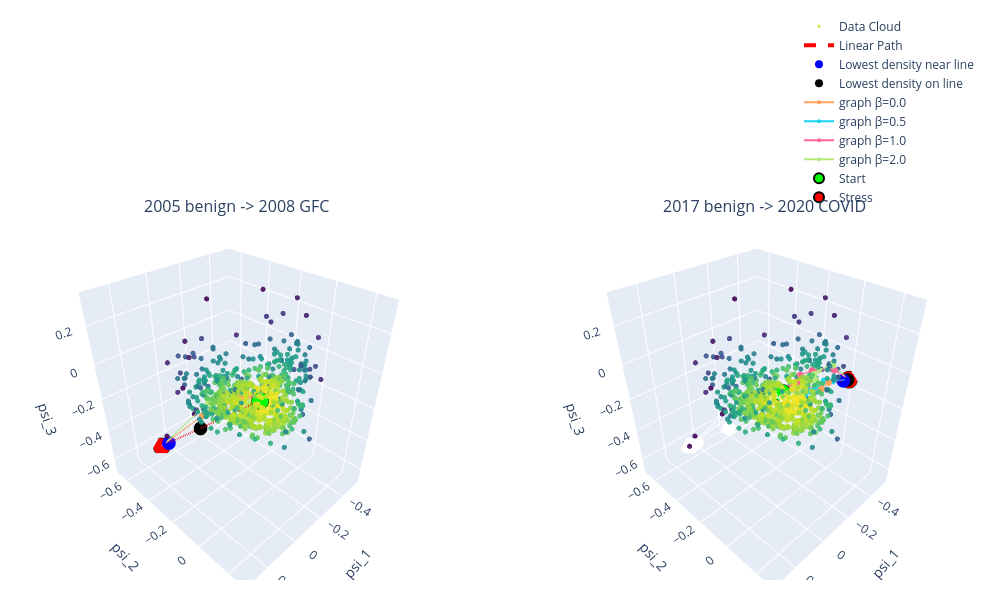

The notebook cell saved with this chart:
### Markdown cell above
### Reading the result

The dissertation claim is operationalised by two columns: **min_density** (higher is better, the path
stays in historically populated regions) and **max_NNdist_to_cloud** (lower is better, the path stays
near observed data). The linear path should show the lowest min-density and the largest
NN-distance (it cuts through the void); the graph paths, even at beta=0, cannot leave the data
because there are no edges across empty regions, and beta>0 pushes them further into dense regions.


The density function looked wrong in the above plot, the black point in the GFC plot looked to be in a high density region. Plotting all 3 dimensions below reveals that it is actually in a low density area and I now believe that the function is working properly.

### Code cell
betas = [0.0, 0.5, 1.0, 2.0]

num_pairs = len(pairs)
fig = make_subplots(rows=1, cols=num_pairs, subplot_titles=list(pairs.keys()),
                    specs=[[{'type': 'scene'} for _ in range(num_pairs)]])

for col_idx, (name, (s, e)) in enumerate(pairs.items(), start=1):
    fig.add_trace(go.Scatter3d(x=Psi[:, 0], y=Psi[:, 1], z=Psi[:, 2], mode='markers', 
                               marker=dict(size=3, color=-V, colorscale='Viridis', 
                                           opacity=0.9, showscale=False), name='Data Cloud',
                                             legendgroup=name, showlegend=(col_idx == 1)), row=1, col=col_idx)
    
    lin = np.linspace(Psi[s], Psi[e], 40)
    lmin, lmean, llmin, llmean, lnn, nn_idx, lin_idx = lin_interior_min_mean(s, e, h)
    
    fig.add_trace(go.Scatter3d(x=lin[:, 0], y=lin[:, 1], z=lin[:, 2],
                               mode='lines', line=dict(color='red', width=4, dash='dash'),
                               name='Linear Path', legendgroup=name, showlegend=(col_idx == 1)),
                               row=1, col=col_idx)
    
    fig.add_trace(go.Scatter3d(x=[lin[nn_idx+1, 0]], y=[lin[nn_idx+1, 1]], z=[lin[nn_idx+1, 2]],
                                mode='markers', marker=dict(size=8, color='blue'), name='Lowest density near line',
                                legendgroup=name, showlegend=(col_idx == 1)), row=1, col=col_idx)
    
    fig.add_trace(go.Scatter3d(x=[lin[lin_idx+1, 0]], y=[lin[lin_idx+1, 1]], z=[lin[lin_idx+1, 2]], mode='markers', 
                               marker=dict(size=8, color='black'), name='Lowest density on line', legendgroup=name, 
                               showlegend=(col_idx == 1)), row=1, col=col_idx)
    
    for beta in betas:
        p = graph_path(beta, s, e); P = Psi[p]
        
        fig.add_trace(go.Scatter3d(x=P[:, 0], y=P[:, 1], z=P[:, 2], mode='lines+markers', marker=dict(size=4),
                                   name=f"graph β={beta}", legendgroup=name, showlegend=(col_idx == 1)), row=1, col=col_idx)
        
    fig.add_trace(go.Scatter3d(x=[Psi[s, 0]], y=[Psi[s, 1]], z=[Psi[s, 2]], mode='markers', 
                               marker=dict(size=10, color='lime', line=dict(color='black', width=2)),
                               name='Start', legendgroup=name, showlegend=(col_idx == 1)), row=1, col=col_idx)
    
    fig.add_trace(
        go.Scatter3d(x=[Psi[e, 0]], y=[Psi[e, 1]], z=[Psi[e, 2]], mode='markers',
                     marker=dict(size=10, color='red', line=dict(color='black', width=2)),
                     name='Stress', legendgroup=name, showlegend=(col_idx == 1)), row=1, col=col_idx)

    fig.update_scenes(xaxis_title=r'psi_1', yaxis_title='psi_2', zaxis_title=r'psi_3', row=1, col=col_idx)

fig.update_layout(height=600, width=500 * num_pairs, margin=dict(l=20, r=20, t=40, b=20), 
                  legend=dict(orientation="h", yanchor="bottom", y=1.02, xanchor="right", x=1))

fig.show()

### Figure 1 — Plotly figure (JSON) as saved in the notebook; plotly's stock layout.template omitted (floating-point values rounded to 4 significant figures; data arrays with more than 128 entries replaced by an {"elided": "..."} marker saying what was removed)
{"data": [{"legendgroup": "2005 benign -> 2008 GFC", "marker": {"color": {"elided": "743 float values"}, "colorscale": [[0, "#440154"], [0.1111, "#482878"], [0.2222, "#3e4989"], [0.3333, "#31688e"], [0.4444, "#26828e"], [0.5556, "#1f9e89"], [0.6667, "#35b779"], [0.7778, "#6ece58"], [0.8889, "#b5de2b"], [1, "#fde725"]], "opacity": 0.9, "showscale": false, "size": 3}, "mode": "markers", "name": "Data Cloud", "scene": "scene", "showlegend": true, "type": "scatter3d", "x": {"elided": "743 float values"}, "y": {"elided": "743 float values"}, "z": {"elided": "743 float values"}}, {"legendgroup": "2005 benign -> 2008 GFC", "line": {"color": "red", "dash": "dash", "width": 4}, "mode": "lines", "name": "Linear Path", "scene": "scene", "showlegend": true, "type": "scatter3d", "x": [0.03331, 0.03387, 0.03444, 0.035, 0.03557, 0.03613, 0.03669, 0.03726, 0.03782, 0.03839, 0.03895, 0.03952, 0.04008, 0.04065, 0.04121, 0.04177, 0.04234, 0.0429, 0.04347, 0.04403, 0.0446, 0.04516, 0.04573, 0.04629, 0.04686, 0.04742, 0.04798, 0.04855, 0.04911, 0.04968, 0.05024, 0.05081, 0.05137, 0.05194, 0.0525, 0.05307, 0.05363, 0.05419, 0.05476, 0.05532], "y": [0.07369, 0.05476, 0.03582, 0.01689, -0.002047, -0.02098, -0.03992, -0.05885, -0.07779, -0.09672, -0.1157, -0.1346, -0.1535, -0.1725, -0.1914, -0.2103, -0.2293, -0.2482, -0.2671, -0.2861, -0.305, -0.3239, -0.3429, -0.3618, -0.3808, -0.3997, -0.4186, -0.4376, -0.4565, -0.4754, -0.4944, -0.5133, -0.5322, -0.5512, -0.5701, -0.589, -0.608, -0.6269, -0.6458, -0.6648], "z": [0.02339, 0.005669, -0.01205, -0.02977, -0.04748, -0.0652, -0.08292, -0.1006, -0.1184, -0.1361, -0.1538, -0.1715, -0.1892, -0.2069, -0.2247, -0.2424, -0.2601, -0.2778, -0.2955, -0.3132, -0.331, -0.3487, -0.3664, -0.3841, -0.4018, -0.4195, -0.4373, -0.455, -0.4727, -0.4904, -0.5081, -0.5259, -0.5436, -0.5613, -0.579, -0.5967, -0.6144, -0.6322, -0.6499, -0.6676]}, {"legendgroup": "2005 benign -> 2008 GFC", "marker": {"color": "blue", "size": 8}, "mode": "markers", "name": "Lowest density near line", "scene": "scene", "showlegend": true, "type": "scatter3d", "x": [0.05307], "y": [-0.589], "z": [-0.5967]}, {"legendgroup": "2005 benign -> 2008 GFC", "marker": {"color": "black", "size": 8}, "mode": "markers", "name": "Lowest density on line", "scene": "scene", "showlegend": true, "type": "scatter3d", "x": [0.0446], "y": [-0.305], "z": [-0.331]}, {"legendgroup": "2005 benign -> 2008 GFC", "marker": {"size": 4}, "mode": "lines+markers", "name": "graph β=0.0", "scene": "scene", "showlegend": true, "type": "scatter3d", "x": [0.03331, 0.04099, 0.05272, 0.05204, 0.06061, 0.09391, 0.1135, 0.1197, 0.05532], "y": [0.07369, 0.06236, 0.01513, -0.02145, -0.04969, -0.08286, -0.1343, -0.1943, -0.6648], "z": [0.02339, 0.01787, 0.02773, 0.001426, -0.02184, -0.06437, -0.0987, -0.1525, -0.6676]}, {"legendgroup": "2005 benign -> 2008 GFC", "marker": {"size": 4}, "mode": "lines+markers", "name": "graph β=0.5", "scene": "scene", "showlegend": true, "type": "scatter3d", "x": [0.03331, 0.03303, 0.01615, 0.026, 0.0284, 0.03601, 0.05246, 0.07671, 0.05532], "y": [0.07369, 0.041, 0.02366, -0.008762, -0.06724, -0.1083, -0.1543, -0.1976, -0.6648], "z": [0.02339, 0.0238, -0.009123, -0.0219, -0.02982, -0.03827, -0.05479, -0.1013, -0.6676]}, {"legendgroup": "2005 benign -> 2008 GFC", "marker": {"size": 4}, "mode": "lines+markers", "name": "graph β=1.0", "scene": "scene", "showlegend": true, "type": "scatter3d", "x": [0.03331, 0.03303, 0.01615, 0.026, 0.0284, 0.03601, 0.05246, 0.07671, 0.05532], "y": [0.07369, 0.041, 0.02366, -0.008762, -0.06724, -0.1083, -0.1543, -0.1976, -0.6648], "z": [0.02339, 0.0238, -0.009123, -0.0219, -0.02982, -0.03827, -0.05479, -0.1013, -0.6676]}, {"legendgroup": "2005 benign -> 2008 GFC", "marker": {"size": 4}, "mode": "lines+markers", "name": "graph β=2.0", "scene": "scene", "showlegend": true, "type": "scatter3d", "x": [0.03331, 0.04099, 0.01473, 0.01615, 0.026, 0.0284, 0.03601, 0.05246, 0.07671, 0.05532], "y": [0.07369, 0.06236, 0.03746, 0.02366, -0.008762, -0.06724, -0.1083, -0.1543, -0.1976, -0.6648], "z": [0.02339, 0.01787, -0.01238, -0.009123, -0.0219, -0.02982, -0.03827, -0.05479, -0.1013, -0.6676]}, {"legendgroup": "2005 benign -> 2008 GFC", "marker": {"color": "lime", "line": {"color": "black", "width": 2}, "size": 10}, "mode": "markers", "name": "Start", "scene": "scene", "showlegend": true, "type": "scatter3d", "x": [0.03331], "y": [0.07369], "z": [0.02339]}, {"legendgroup": "2005 benign -> 2008 GFC", "marker": {"color": "red", "line": {"color": "black", "width": 2}, "size": 10}, "mode": "markers", "name": "Stress", "scene": "scene", "showlegend": true, "type": "scatter3d", "x": [0.05532], "y": [-0.6648], "z": [-0.6676]}, {"legendgroup": "2017 benign -> 2020 COVID", "marker": {"color": {"elided": "743 float values"}, "colorscale": [[0, "#440154"], [0.1111, "#482878"], [0.2222, "#3e4989"], [0.3333, "#31688e"], [0.4444, "#26828e"], [0.5556, "#1f9e89"], [0.6667, "#35b779"], [0.7778, "#6ece58"], [0.8889, "#b5de2b"], [1, "#fde725"]], "opacity": 0.9, "showscale": false, "size": 3}, "mode": "markers", "name": "Data Cloud", "scene": "scene2", "showlegend": false, "type": "scatter3d", "x": {"elided": "743 float values"}, "y": {"elided": "743 float values"}, "z": {"elided": "743 float values"}}, {"legendgroup": "2017 benign -> 2020 COVID", "line": {"color": "red", "dash": "dash", "width": 4}, "mode": "lines", "name": "Linear Path", "scene": "scene2", "showlegend": false, "type": "scatter3d", "x": [0.02209, 0.008298, -0.005494, -0.01929, -0.03308, -0.04687, -0.06066, -0.07446, -0.08825, -0.102, -0.1158, -0.1296, -0.1434, -0.1572, -0.171, -0.1848, -0.1986, -0.2124, -0.2262, -0.24, -0.2538, -0.2675, -0.2813, -0.2951, -0.3089, -0.3227, -0.3365, -0.3503, -0.3641, -0.3779, -0.3917, -0.4055, -0.4193, -0.4331, -0.4468, -0.4606, -0.4744, -0.4882, -0.502, -0.5158], "y": [0.02893, 0.02819, 0.02745, 0.0267, 0.02596, 0.02522, 0.02448, 0.02373, 0.02299, 0.02225, 0.0215, 0.02076, 0.02002, 0.01927, 0.01853, 0.01779, 0.01705, 0.0163, 0.01556, 0.01482, 0.01407, 0.01333, 0.01259, 0.01184, 0.0111, 0.01036, 0.009615, 0.008872, 0.008128, 0.007385, 0.006642, 0.005899, 0.005156, 0.004413, 0.00367, 0.002927, 0.002184, 0.001441, 0.000698, -4.502e-05], "z": [0.0363, 0.03135, 0.0264, 0.02145, 0.0165, 0.01155, 0.0066, 0.001649, -0.003302, -0.008253, -0.0132, -0.01815, -0.02311, -0.02806, -0.03301, -0.03796, -0.04291, -0.04786, -0.05281, -0.05776, -0.06271, -0.06766, -0.07261, -0.07756, -0.08252, -0.08747, -0.09242, -0.09737, -0.1023, -0.1073, -0.1122, -0.1172, -0.1221, -0.1271, -0.132, -0.137, -0.1419, -0.1469, -0.1518, -0.1568]}, {"legendgroup": "2017 benign -> 2020 COVID", "marker": {"color": "blue", "size": 8}, "mode": "markers", "name": "Lowest density near line", "scene": "scene2", "showlegend": false, "type": "scatter3d", "x": [-0.4606], "y": [0.002927], "z": [-0.137]}, {"legendgroup": "2017 benign -> 2020 COVID", "marker": {"color": "black", "size": 8}, "mode": "markers", "name": "Lowest density on line", "scene": "scene2", "showlegend": false, "type": "scatter3d", "x": [-0.502], "y": [0.000698], "z": [-0.1518]}, {"legendgroup": "2017 benign -> 2020 COVID", "marker": {"size": 4}, "mode": "lines+markers", "name": "graph β=0.0", "scene": "scene2", "showlegend": false, "type": "scatter3d", "x": [0.02209, -0.0139, -0.042, -0.07573, -0.1262, -0.1927, -0.2661, -0.3367, -0.5158], "y": [0.02893, 0.03374, 0.0515, 0.07191, 0.06231, 0.06747, 0.05171, 0.02747, -4.502e-05], "z": [0.0363, 0.01436, 0.01024, 0.002409, -0.01136, -0.03047, -0.03648, -0.07029, -0.1568]}, {"legendgroup": "2017 benign -> 2020 COVID", "marker": {"size": 4}, "mode": "lines+markers", "name": "graph β=0.5", "scene": "scene2", "showlegend": false, "type": "scatter3d", "x": [0.02209, -0.0139, -0.042, -0.07573, -0.1262, -0.1771, -0.2079, -0.2617, -0.3367, -0.5158], "y": [0.02893, 0.03374, 0.0515, 0.07191, 0.06231, 0.04688, 0.02933, 0.02926, 0.02747, -4.502e-05], "z": [0.0363, 0.01436, 0.01024, 0.002409, -0.01136, -0.03273, -0.02994, -0.03716, -0.07029, -0.1568]}, {"legendgroup": "2017 benign -> 2020 COVID", "marker": {"size": 4}, "mode": "lines+markers", "name": "graph β=1.0", "scene": "scene2", "showlegend": false, "type": "scatter3d", "x": [0.02209, -0.002983, -0.02656, -0.03985, -0.07727, -0.09647, -0.1459, -0.2175, -0.2559, -0.3405, -0.5158], "y": [0.02893, 0.02422, 0.03162, 0.03471, 0.02177, 0.01856, -0.01717, -0.009826, -0.002671, 0.02488, -4.502e-05], "z": [0.0363, 0.04382, 0.03715, 0.03295, 0.03885, 0.03091, 0.02635, 0.02133, 0.01208, -0.01346, -0.1568]}, {"legendgroup": "2017 benign -> 2020 COVID", "marker": {"size": 4}, "mode": "lines+markers", "name": "graph β=2.0", "scene": "scene2", "showlegend": false, "type": "scatter3d", "x": [0.02209, -0.0139, -0.042, -0.07235, -0.1039, -0.1703, -0.1913, -0.2559, -0.339, -0.5158], "y": [0.02893, 0.03374, 0.0515, 0.06284, 0.05334, 0.05058, 0.02249, -0.002671, 0.01507, -4.502e-05], "z": [0.0363, 0.01436, 0.01024, 0.0176, 0.03282, 0.01982, 0.02703, 0.01208, 0.009191, -0.1568]}, {"legendgroup": "2017 benign -> 2020 COVID", "marker": {"color": "lime", "line": {"color": "black", "width": 2}, "size": 10}, "mode": "markers", "name": "Start", "scene": "scene2", "showlegend": false, "type": "scatter3d", "x": [0.02209], "y": [0.02893], "z": [0.0363]}, {"legendgroup": "2017 benign -> 2020 COVID", "marker": {"color": "red", "line": {"color": "black", "width": 2}, "size": 10}, "mode": "markers", "name": "Stress", "scene": "scene2", "showlegend": false, "type": "scatter3d", "x": [-0.5158], "y": [-4.502e-05], "z": [-0.1568]}], "layout": {"annotations": [{"font": {"size": 16}, "showarrow": false, "text": "2005 benign -> 2008 GFC", "x": 0.225, "xanchor": "center", "xref": "paper", "y": 1, "yanchor": "bottom", "yref": "paper"}, {"font": {"size": 16}, "showarrow": false, "text": "2017 benign -> 2020 COVID", "x": 0.775, "xanchor": "center", "xref": "paper", "y": 1, "yanchor": "bottom", "yref": "paper"}], "height": 600, "legend": {"orientation": "h", "x": 1, "xanchor": "right", "y": 1.02, "yanchor": "bottom"}, "margin": {"b": 20, "l": 20, "r": 20, "t": 40}, "scene": {"domain": {"x": [0, 0.45], "y": [0, 1]}, "xaxis": {"title": {"text": "psi_1"}}, "yaxis": {"title": {"text": "psi_2"}}, "zaxis": {"title": {"text": "psi_3"}}}, "scene2": {"domain": {"x": [0.55, 1], "y": [0, 1]}, "xaxis": {"title": {"text": "psi_1"}}, "yaxis": {"title": {"text": "psi_2"}}, "zaxis": {"title": {"text": "psi_3"}}}, "width": 1000}}
